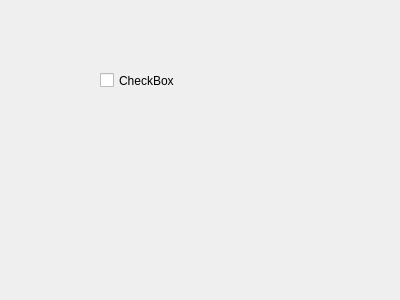
<ui version="4.0" >
 <class>Form</class>
 <widget class="QWidget" name="KDChartLegendPropertiesWidget" >
  <property name="geometry" >
   <rect>
    <x>0</x>
    <y>0</y>
    <width>400</width>
    <height>300</height>
   </rect>
  </property>
  <property name="windowTitle" >
   <string>Form</string>
  </property>
  <widget class="QCheckBox" name="checkBox" >
   <property name="geometry" >
    <rect>
     <x>100</x>
     <y>70</y>
     <width>76</width>
     <height>21</height>
    </rect>
   </property>
   <property name="text" >
    <string>CheckBox</string>
   </property>
  </widget>
 </widget>
 <resources/>
 <connections/>
</ui>
